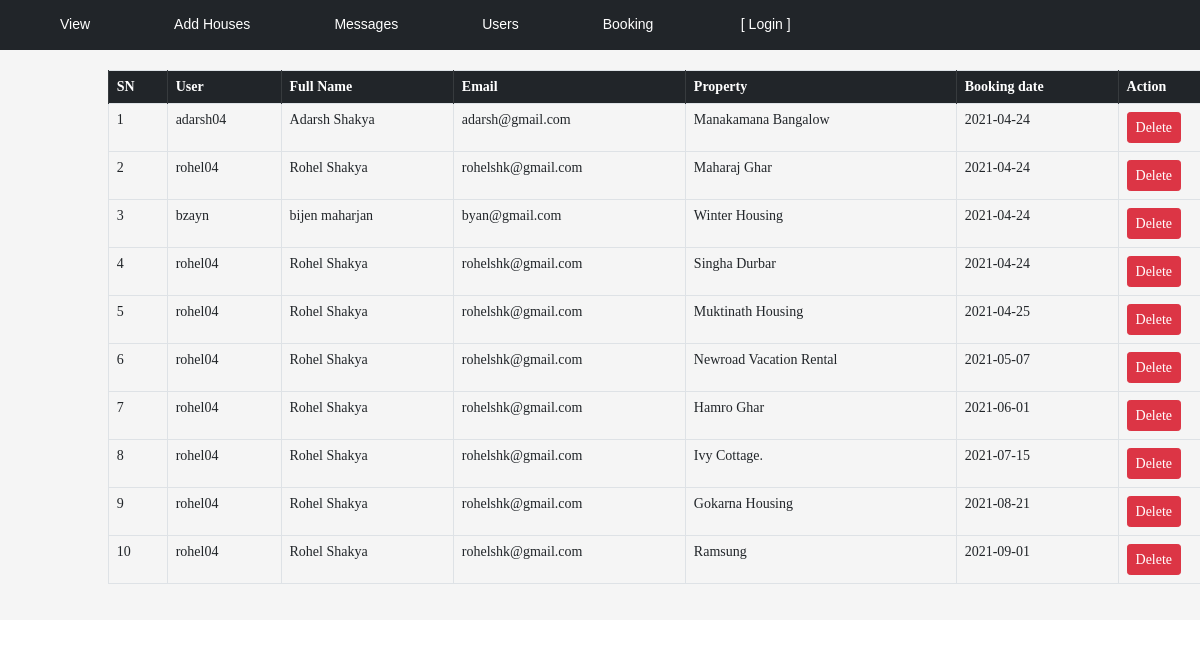
Screenshot of /admin/bookinglist.php with the database file from the repository.
### tables this page shows
CREATE TABLE `tbl_booking` (
  `b_id` int(11) NOT NULL,
  `user_id` int(11) NOT NULL,
  `p_id` int(11) NOT NULL,
  `p_name` varchar(255) NOT NULL,
  `date` date NOT NULL
);

CREATE TABLE `tbl_user` (
  `id` int(11) NOT NULL,
  `username` varchar(255) NOT NULL,
  `password` varchar(255) NOT NULL,
  `md5pass` varchar(255) NOT NULL,
  `fname` varchar(255) NOT NULL,
  `email` varchar(255) NOT NULL
);

CREATE TABLE `tbl_property` (
  `id` int(11) NOT NULL,
  `name` varchar(255) NOT NULL,
  `size` int(11) NOT NULL,
  `price` varchar(255) NOT NULL,
  `email` varchar(255) NOT NULL,
  `phone` varchar(255) NOT NULL,
  `bathrooms` int(11) NOT NULL,
  `rooms` int(11) NOT NULL,
  `location` varchar(255) NOT NULL,
  `photo` varchar(255) NOT NULL,
  `home` tinyint(1) NOT NULL DEFAULT 0,
  `side` tinyint(4) NOT NULL DEFAULT 0
);

### admin/bookinglist.php (the view, shortened to what this page needs)
<?php
include("include/connection.php");
?>
<html>
<head>
    <link rel="stylesheet" href="css/style.css">
</head>
<body>
    <div id="wrapper">
        <?php
        include('include/header1.php');
        $sql = "SELECT * FROM tbl_booking LEFT JOIN tbl_user ON tbl_booking.user_id=tbl_user.id LEFT JOIN tbl_property ON tbl_booking.p_id=tbl_property.id ";
        $result = $conn->query($sql);
        ?>
        <div id="content">
            <center>
                <table class="table table-bordered" cellpadding="6px" style="width:84%;font-size:14px">
                    <tr>
                        <th class="table-dark">SN</th>
                        <th class="table-dark">User</th>
                        <th class="table-dark">Full Name</th>
                        <th class="table-dark">Email</th>
                        <th class="table-dark">Property</th>
                        <th class="table-dark">Booking date</th>
                        <th class="table-dark">Action</th>
                    </tr>
                    <?php
                    $i = 1;
                    while ($rows = $result->fetch_assoc()) {
                    ?>
                    <tr>
                        <td><?php echo $i; ?></td>
                        <td><?php echo $rows['username']; ?></td>
                        <td><?php echo $rows['fname']; ?></td>
                        <td><?php echo $rows['p_name']; ?></td>
                        <td><?php echo $rows['name']; ?></td>
                        <td><?php echo $rows['date']; ?></td>
                        <td>
                            <a href="delete_booking.php?b_id=<?php echo $rows['b_id']; ?>"
                                onClick="return confirm_delete()"><button type="button"
                                    class="btn btn-danger btn-sm">Delete</button></a>
                        </td>
                    </tr>
                    <?php
                        $i++;
                    }
                    ?>
                </table>
            </center>
        </div>
    </div>
</body>
</html>

### admin/css/style.css (style rules this page uses)
body { margin: 0; font-size: 12px; box-sizing: border-box; font-family: "opensans-regular", sans-serif; height: auto; }
#wrapper { width: 100%; height: auto; background-color: #eee; overflow: hidden; font-family: Segoe UI Semibold; }
#content { font-size: 14px; padding-top: 20px; background-color: #f5f5f5; overflow: hidden; width: 1347px; height: auto; background-position: center; background-repeat: no-repeat; background-size: cover; display: block; margin-left: auto; margin-right: auto; padding-bottom: 20px; }

### rows the page displays
tbl_booking: user.username "adarsh04", user.fname "Adarsh Shakya", p_name "adarsh@gmail.com", tbl_property.name "Manakamana Bangalow", date "2021-04-24"
tbl_booking: user.username "rohel04", user.fname "Rohel Shakya", p_name "rohelshk@gmail.com", tbl_property.name "Maharaj Ghar", date "2021-04-24"
tbl_booking: user.username "bzayn", user.fname "bijen maharjan", p_name "byan@gmail.com", tbl_property.name "Winter Housing", date "2021-04-24"
tbl_booking: user.username "rohel04", user.fname "Rohel Shakya", p_name "rohelshk@gmail.com", tbl_property.name "Singha Durbar", date "2021-04-24"
tbl_booking: user.username "rohel04", user.fname "Rohel Shakya", p_name "rohelshk@gmail.com", tbl_property.name "Muktinath Housing", date "2021-04-25"
tbl_booking: user.username "rohel04", user.fname "Rohel Shakya", p_name "rohelshk@gmail.com", tbl_property.name "Newroad Vacation Rental", date "2021-05-07"
tbl_booking: user.username "rohel04", user.fname "Rohel Shakya", p_name "rohelshk@gmail.com", tbl_property.name "Hamro Ghar", date "2021-06-01"
tbl_booking: user.username "rohel04", user.fname "Rohel Shakya", p_name "rohelshk@gmail.com", tbl_property.name "Ivy Cottage.", date "2021-07-15"
tbl_booking: user.username "rohel04", user.fname "Rohel Shakya", p_name "rohelshk@gmail.com", tbl_property.name "Gokarna Housing", date "2021-08-21"
tbl_booking: user.username "rohel04", user.fname "Rohel Shakya", p_name "rohelshk@gmail.com", tbl_property.name "Ramsung", date "2021-09-01"
